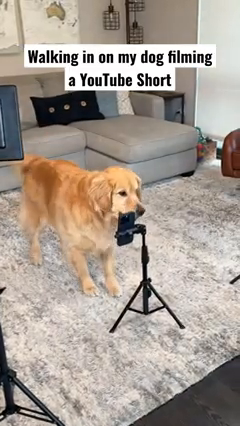
#> input picture frame 39 of Coding/videos/dog.mp4, 240 x 426 px
$ python rescale.py
#> lines starting #> are read from the running program, lines starting #| are printed output that depends on the picture
#> further down, frame is the input picture: shape (426, 240, 3); mean B, G, R 147.1, 156.9, 167.9
import cv2 as cv

# FUNCTION TO RESCALE FRAMES (FOR IMAGES, VIDEOS AND LIVE VIDEOS(WEBCAM/EXTERNAL CAMERA)))
def rescaleFrames(frame, scale = 0.40):
#> called with scale = 0.75
    height = frame.shape[0] * scale    # frame.shape[0] ==> height
#> height = 319.5
    width = frame.shape[1] * scale     # frame.shape[1] ==> width
#> width = 180
    dimensions = (int(width), int(height))
#> dimensions = (180, 319)
    return cv.resize(frame, dimensions, interpolation = cv.INTER_AREA)
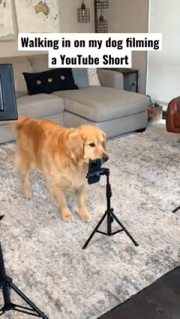
#> returned value: shape (319, 180, 3); mean of channels 0, 1, 2 147.1, 156.9, 167.9; drawn as B, G, R
# FUNCTION TO CHANGE RESOLUTIOIN  (ONLY FOR LIVE VIDEOS)
def changeRes(capture, width, height):
    capture.set(3, width) # 3 ==> WIDTH
    capture.set(4, height) # 4 ==> HEIGHT , 10 ==> BRIGHTNESS

# [8 lines of commented-out code are left out]

video = cv.VideoCapture("videos/dog.mp4")
# PRINTING THE VIDEO RESOLUTION
while True:

    isTrue, frame = video.read()  # RETURNS FRAMES AND BOOLEAN VALUE TRUE IF THERE ARE FRAMES

    cv.imshow("VideoOriginal", frame)  # DISPLAY THE ORIGINAL FRAME
    risized_frame = rescaleFrames(frame,scale=0.75)
    cv.imshow("VideoResize", risized_frame)  # DISPLAY THE RESIZED FRAME

    # EXIT THE LOOP WHEN 'Q' IS PRESSED (cv.waitKey(10) ==> 10ms DELAY IN EACH FRAME PLAYED) (& BITWISE OPERATION)
    if cv.waitKey(10) & 0xFF == ord('q'): # 0xFF IS A MASK TO GET THE LAST 8 BITS AND INSIDE ORD() CAN BE ANY CHAR
#> (key q is pressed here)
        break

video.release()  # RELEASE THE VIDEO CAPTURE OBJECT
cv.destroyAllWindows()  # CLOSE ALL OPENCV WINDOWS

$ run again, starting later in the video
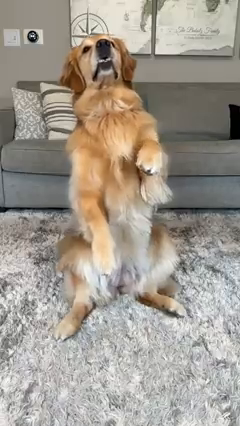
#> input picture frame 177 of Coding/videos/dog.mp4, 240 x 426 px
#> frame is the input picture: shape (426, 240, 3); mean B, G, R 144.5, 154.9, 162.4
#> in rescaleFrames, `return cv.resize(frame, dimensions, interpolation = cv.INTER_AREA)`:
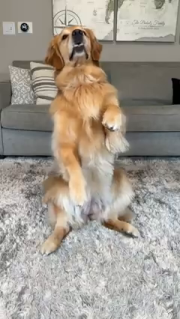
#> returned value: shape (319, 180, 3); mean of channels 0, 1, 2 144.5, 154.9, 162.4; drawn as B, G, R
